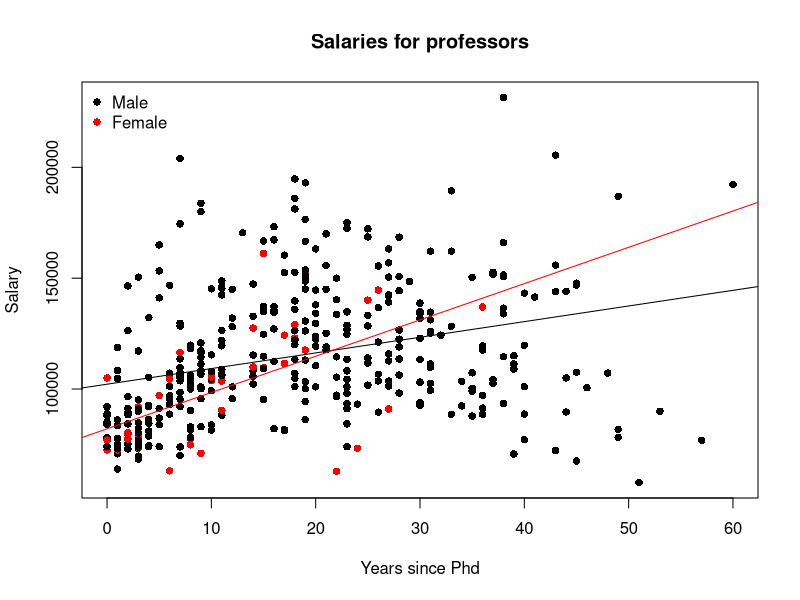

R code for this plot: (Note: this script raises an error after producing the figure.)
## ---- chunk 1
library(car)
library(dplyr)
library(tidyr)
library(tibble)
## ---- chunk 2
#One option is to first split the data into males and females (see below) and then use plotting functions.
#You can also work on the raw data set and use indexing to subset as needed within the plotting functions.
head(Salaries)
males <- Salaries %>% filter(sex=="Male")
females <- Salaries %>% filter(sex=="Female")

m_male <- lm(salary~yrs.service,Salaries,subset=sex=="Male")
m_female <- lm(salary~yrs.service,Salaries,subset=sex=="Female")


plot(salary~yrs.service,Salaries,col=c("red","black")[Salaries$sex],
     xlab="Years since Phd",ylab="Salary",main="Salaries for professors",pch=16)
abline(m_male)
abline(m_female,col="red")
legend("topleft",legend=c("Male","Female"),col=c("black","red"),pch=16,bty="n")

## ---- chunk 3
#One option to get the data in the right format for the required plotting functions:
ranksex <- Salaries %>% select(salary,rank,sex) %>% group_by(rank,sex) %>% summarise_all(funs(mean,sd))
rankmeans <- ranksex %>% select(rank,sex,mean) %>% spread(rank,mean) %>% remove_rownames %>% column_to_rownames("sex") %>% as.matrix
ranksd <- ranksex %>% select(rank,sex,salary_sd) %>% spread(rank,salary_sd) %>% remove_rownames %>% column_to_rownames("sex") %>% as.matrix

bp1 <- barplot(rankmeans,names=ranksex$rank,beside=TRUE,col=rep(c("red","black"),3),ylim=c(0,180000),
        xlab="Rank",ylab="Salary")
legend("topleft",legend=c("male","female"),fill=c("black","red"),bty="n")
arrows(bp1,ranksex$mean,bp1,ranksex$mean + ranksex$sd,angle=90)
box()
p_1 <- recordPlot()
## ---- chunk 4
#One option to get the data in the right format for the required plotting functions:
discsex <- Salaries %>% group_by(discipline,sex) %>% summarise_all(funs(mean,sd))
discmeans <- discsex %>% select(discipline,sex,salary_mean) %>% spread(discipline,salary_mean) %>% remove_rownames %>% column_to_rownames("sex") %>% as.matrix
discsd <- discsex %>% select(discipline,sex,salary_sd) %>% spread(discipline,salary_sd) %>% remove_rownames %>% column_to_rownames("sex") %>% as.matrix

bp1 <- barplot(discmeans,beside=TRUE,col=rep(c("red","black"),3),xlab="Discipline",ylab="Salary",ylim=c(0,180000))
arrows(bp1,discmeans,bp1,discmeans + discsd,angle=90)
box()
p_2 <- recordPlot()
## ---- chunk 5
layout(matrix(c(1,1,2,3),byrow = TRUE,ncol=2))
par(mai=c(0.7,0.5,0.2,0.5))
plot(salary~yrs.service,Salaries,col=c("red","black")[Salaries$sex],
     xlab="Years since Phd",ylab="Salary",main="Salaries for professors",pch=16)
abline(m_male)
abline(m_female,col="red")
legend("topleft",legend=c("Male","Female"),col=c("black","red"),pch=16,bty="n")

par(mai=c(0.5,0.5,0,0.5))
bp1 <- barplot(rankmeans,names=ranksex$rank,beside=TRUE,col=rep(c("red","black"),3),ylim=c(0,180000),
        xlab="Rank",ylab="Salary")
legend("topleft",legend=c("male","female"),fill=c("black","red"),bty="n")
arrows(bp1,ranksex$mean,bp1,ranksex$mean + ranksex$sd,angle=90)
box()

bp1 <- barplot(discmeans,beside=TRUE,col=rep(c("red","black"),3),xlab="Discipline",ylab="Salary",ylim=c(0,180000))
arrows(bp1,discmeans,bp1,discmeans + discsd,angle=90)
box()
